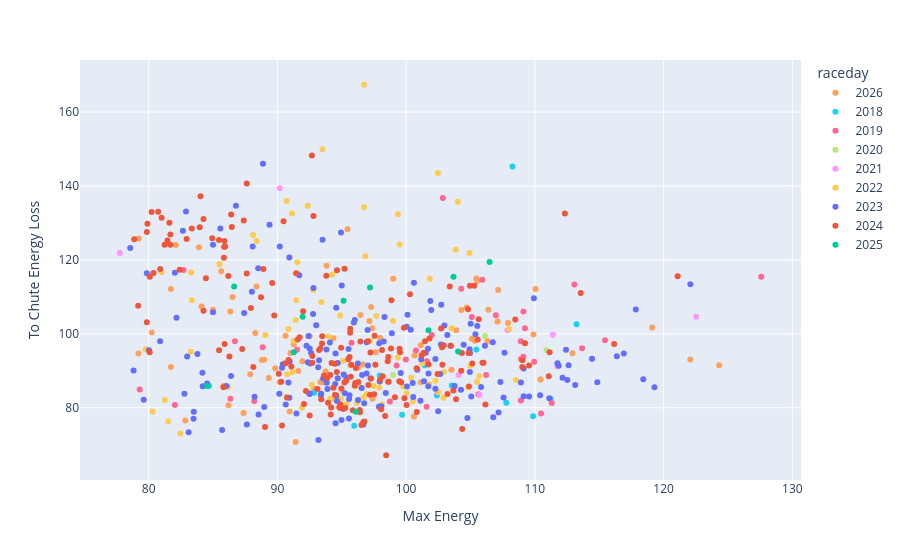

This figure's notebook cell:
### Code cell
px.scatter(freerolls, x='Max Energy', y='To Chute Energy Loss', color='raceday', hover_data=['Id', 'key', 'Time'], color_discrete_map=cmap)

### Figure 1 — Plotly figure (JSON) as saved in the notebook; plotly's stock layout.template omitted (floating-point values rounded to 4 significant figures; data arrays with more than 128 entries replaced by an {"elided": "..."} marker saying what was removed)
{"data": [{"customdata": {"elided": "77x3 mixed values"}, "hovertemplate": "raceday=2026<br>Max Energy=%{x}<br>To Chute Energy Loss=%{y}<br>Id=%{customdata[0]}<br>key=%{customdata[1]}<br>Time=%{customdata[2]}<extra></extra>", "legendgroup": "2026", "marker": {"color": "#FFA15A", "symbol": "circle"}, "mode": "markers", "name": "2026", "orientation": "v", "showlegend": true, "type": "scatter", "x": [79.23, 81.73, 86.34, 93.52, 101.2, 89.83, 97.99, 90.95, 100.7, 85.82, 91.94, 88.97, 96.65, 110.1, 97.38, 104.3, 105.3, 106.4, 107.1, 105.5, 107.2, 96.45, 97.28, 99.0, 97.64, 90.63, 97.39, 101.1, 104.7, 110.4, 96.2, 96.26, 82.85, 83.9, 107.9, 109.9, 82.11, 91.28, 84.11, 80.24, 88.28, 86.52, 79.21, 91.42, 86.2, 87.37, 93.34, 81.73, 95.45, 88.38, 91.01, 97.15, 103.9, 85.64, 94.38, 88.79, 105.5, 91.62, 87.89, 93.82, 90.19, 95.69, 92.51, 119.1, 105.1, 106.3, 93.76, 89.33, 94.35, 85.0, 92.84, 103.5, 110.4, 100.6, 122.1, 124.3, 112.9], "xaxis": "x", "y": [125.8, 112.2, 106.0, 86.8, 86.87, 90.7, 98.87, 78.98, 94.14, 85.85, 92.57, 93.01, 91.68, 112.2, 101.5, 106.5, 98.11, 106.5, 103.3, 115.0, 111.8, 105.1, 107.2, 114.9, 95.03, 99.5, 82.4, 96.94, 107.1, 87.67, 86.42, 90.87, 76.57, 123.4, 102.9, 99.82, 124.1, 97.09, 107.4, 100.4, 100.2, 110.0, 94.67, 70.75, 80.65, 78.59, 86.93, 91.03, 128.3, 112.8, 94.79, 103.5, 100.9, 117.0, 82.58, 92.94, 114.3, 89.96, 89.06, 118.4, 86.88, 91.51, 99.37, 101.7, 98.67, 98.06, 89.82, 88.06, 98.81, 106.5, 85.13, 90.31, 87.67, 77.61, 93.04, 91.48, 94.77], "yaxis": "y"}, {"customdata": [[277, "2018-03-03_Rebecca_Kingpin II_3", 73.5], [280, "2018-03-03_Rebecca_Kingpin II_5", 59.7], [281, "2018-03-03_Rebecca_Kingpin II_4", 60.9], [293, "2018-03-31_Rebecca_Kingpin II_2", 57], [296, "2018-03-31_Rebecca_Kingpin II_1", 68.2], [301, "2018-04-08_Rebecca_Kingpin II_3", 62.1], [302, "2018-04-08_Rebecca_Kingpin II_2", 65.1], [306, "2018-04-14_Beichen_Inviscid_4", 63.4], [307, "2018-04-14_Beichen_Inviscid_1", 64.2], [308, "2018-04-14_Beichen_Inviscid_3", 63.9], [310, "2018-04-14_Beichen_Inviscid_2", 60.7], [321, "2018-04-15_Diamond_Zuke_3", 60.8], [322, "2018-04-15_Diamond_Zuke_2", 58.6], [323, "2018-04-15_Diamond_Zuke_4", 61.4], [325, "2018-04-15_Diamond_Zuke_1", 57.3]], "hovertemplate": "raceday=2018<br>Max Energy=%{x}<br>To Chute Energy Loss=%{y}<br>Id=%{customdata[0]}<br>key=%{customdata[1]}<br>Time=%{customdata[2]}<extra></extra>", "legendgroup": "2018", "marker": {"color": "#19d3f3", "symbol": "circle"}, "mode": "markers", "name": "2018", "orientation": "v", "showlegend": true, "type": "scatter", "x": [84.69, 113.2, 105.5, 111.2, 108.3, 102.4, 92.85, 97.95, 97.95, 101.4, 103.5, 99.69, 107.8, 95.97, 109.9], "xaxis": "x", "y": [85.85, 102.6, 95.77, 82.4, 145.2, 83.33, 84.07, 80.44, 88.7, 91.48, 86.03, 78.08, 81.32, 75.1, 77.72], "yaxis": "y"}, {"customdata": [[335, "2018-09-23_Beichen_Inviscid_2", 72.7], [338, "2018-09-23_Beichen_Inviscid_4", 60.9], [340, "2018-09-23_Beichen_Inviscid_1", 87.8], [341, "2018-09-23_Beichen_Inviscid_3", 59.7], [346, "2018-10-07_Beichen_Inviscid_3", 58.9], [347, "2018-10-07_Beichen_Inviscid_2", 59], [348, "2018-10-07_Nina_Seraph_3", 70.3], [349, "2018-10-07_Nina_Seraph_1", 68.7], [352, "2018-10-07_Nina_Seraph_2", 69], [356, "2018-10-14_Rebecca_Kingpin II_1", 75], [357, "2018-10-14_Rebecca_Kingpin II_3", 61.1], [361, "2018-11-04_Nina_Seraph_1", 77.3], [362, "2018-11-04_Beichen_Inviscid_3", 59.9], [363, "2018-11-04_Nina_Seraph_2", 65.2], [367, "2018-11-04_Beichen_Inviscid_4", 60.1], [369, "2018-11-04_Beichen_Inviscid_1", 60], [373, "2018-11-11_Beichen_Inviscid_2", 64.1], [375, "2018-11-11_Beichen_Inviscid_3", 65.2], [379, "2018-11-11_Rebecca_Kingpin II_2", 63.2], [380, "2018-11-11_Rebecca_Kingpin II_4", 63.9], [381, "2018-11-11_Rebecca_Kingpin II_3", 63], [384, "2018-11-11_Beichen_Inviscid_5", 64.8], [385, "2018-11-11_Beichen_Inviscid_1", 63.4], [386, "2018-11-11_Beichen_Inviscid_6", 66.1], [390, "2018-11-18_Beichen_Inviscid_3", 60.7], [391, "2018-11-18_Beichen_Inviscid_4", 58.8], [400, "2018-11-18_Rebecca_Kingpin II_1", 58.6], [401, "2018-11-18_Rebecca_Kingpin II_2", 58.4], [402, "2018-11-18_Rebecca_Kingpin II_3", 60], [403, "2018-11-18_Rebecca_Kingpin II_4", 58], [404, "2018-11-18_Rebecca_Kingpin II_5", 57.2], [412, "2019-02-23_Beichen_Inviscid_3", 70.5], [414, "2019-02-23_Beichen_Inviscid_6", 61.6], [416, "2019-02-23_Beichen_Inviscid_4", 62.6], [419, "2019-02-23_Beichen_Inviscid_5", 62.3], [421, "2019-02-23_Beichen_Inviscid_1", 84], [423, "2019-02-23_Beichen_Inviscid_2", 75.3]], "hovertemplate": "raceday=2019<br>Max Energy=%{x}<br>To Chute Energy Loss=%{y}<br>Id=%{customdata[0]}<br>key=%{customdata[1]}<br>Time=%{customdata[2]}<extra></extra>", "legendgroup": "2019", "marker": {"color": "#FF6692", "symbol": "circle"}, "mode": "markers", "name": "2019", "orientation": "v", "showlegend": true, "type": "scatter", "x": [86.35, 101.6, 82.71, 106.2, 113.7, 110.0, 102.0, 82.04, 88.21, 91.53, 98.74, 86.7, 108.9, 95.76, 127.6, 109.1, 113.1, 105.1, 99.26, 100.8, 101.6, 105.9, 109.1, 104.3, 108.9, 115.5, 105.6, 108.9, 102.5, 111.3, 110.5, 88.86, 109.2, 107.0, 99.98, 102.8, 79.31], "xaxis": "x", "y": [82.4, 80.29, 117.3, 88.84, 96.12, 92.46, 99.69, 80.77, 81.81, 95.69, 81.67, 97.97, 97.97, 97.57, 115.4, 93.8, 113.4, 104.5, 91.41, 95.49, 92.6, 114.6, 106.1, 112.2, 93.21, 98.29, 83.64, 81.93, 84.19, 81.3, 78.43, 96.37, 101.5, 105.0, 93.03, 136.8, 84.92], "yaxis": "y"}, {"customdata": [[557, "2019-11-10_Nina_Seraph_4", 59.3], [558, "2019-11-10_Nina_Seraph_2", 60.7], [566, "2019-11-10_Nina_Seraph_1", 62.6], [570, "2019-11-10_Nina_Seraph_3", 62]], "hovertemplate": "raceday=2020<br>Max Energy=%{x}<br>To Chute Energy Loss=%{y}<br>Id=%{customdata[0]}<br>key=%{customdata[1]}<br>Time=%{customdata[2]}<extra></extra>", "legendgroup": "2020", "marker": {"color": "#B6E880", "symbol": "circle"}, "mode": "markers", "name": "2020", "orientation": "v", "showlegend": true, "type": "scatter", "x": [115.9, 110.9, 98.98, 106.1], "xaxis": "x", "y": [NaN, 95.6, 88.86, 99.43], "yaxis": "y"}, {"customdata": [[590, "2021-04-17_Claire_Zuke_2", 109.2], [591, "2021-04-17_Claire_Zuke_3", 113.3], [597, "2021-04-24_Cynthia_Seraph_2", 61.4], [599, "2021-04-24_Cynthia_Seraph_3", 62], [601, "2021-04-24_Cynthia_Seraph_5", 58.8], [602, "2021-04-24_Cynthia_Seraph_7", 58.9], [603, "2021-04-24_Cynthia_Seraph_1", 61.3], [605, "2021-04-24_Cynthia_Seraph_6", 59.1]], "hovertemplate": "raceday=2021<br>Max Energy=%{x}<br>To Chute Energy Loss=%{y}<br>Id=%{customdata[0]}<br>key=%{customdata[1]}<br>Time=%{customdata[2]}<extra></extra>", "legendgroup": "2021", "marker": {"color": "#FF97FF", "symbol": "circle"}, "mode": "markers", "name": "2021", "orientation": "v", "showlegend": true, "type": "scatter", "x": [77.76, 90.19, 107.9, 111.4, 111.7, 105.7, 104.1, 122.5], "xaxis": "x", "y": [121.9, 139.4, 101.0, 99.73, 91.21, 83.45, 88.89, 104.6], "yaxis": "y"}, {"customdata": {"elided": "77x3 mixed values"}, "hovertemplate": "raceday=2022<br>Max Energy=%{x}<br>To Chute Energy Loss=%{y}<br>Id=%{customdata[0]}<br>key=%{customdata[1]}<br>Time=%{customdata[2]}<extra></extra>", "legendgroup": "2022", "marker": {"color": "#FECB52", "symbol": "circle"}, "mode": "markers", "name": "2022", "orientation": "v", "showlegend": true, "type": "scatter", "x": [88.11, 81.01, 85.51, 93.51, 90.72, 91.59, 93.42, 92.78, 94.11, 91.47, 90.76, 96.83, 89.06, 95.36, 105.0, 100.4, 95.19, 108.0, 86.18, 80.3, 91.9, 91.42, 102.5, 105.5, 95.04, 98.11, 79.76, 82.47, 81.52, 102.9, 104.8, 83.3, 83.27, 94.88, 81.26, 96.18, 91.55, 92.67, 97.93, 96.36, 91.18, 102.9, 101.2, 96.75, 96.71, 99.77, 97.48, 104.0, 99.5, 91.13, 94.26, 88.39, 92.36, 102.5, 103.8, 90.86, 98.98, 91.27, 96.73, 101.8, 99.37, 83.35, 104.9, 97.2, 101.8, 97.68, 100.0, 102.3, 103.5, 96.93, 93.98, 95.1, 99.36, 94.93, 108.5, 105.7, 100.5], "xaxis": "x", "y": [126.8, 116.6, 118.8, 149.9, 136.0, 116.2, 108.6, 111.9, 82.42, 109.1, 89.05, 121.0, 99.67, 80.98, 91.37, 88.12, 80.35, 101.3, 85.58, 78.96, 80.0, 103.7, 84.2, 86.95, 84.54, 80.85, 95.82, 73.0, 76.3, 82.68, 85.55, 116.6, 95.16, 105.0, 82.12, 81.29, 119.4, 86.2, 85.45, 85.73, 89.7, 89.65, 92.04, 167.4, 82.86, 85.71, 85.88, 135.8, 124.2, 132.6, 116.1, 125.1, 134.7, 143.5, 122.8, 101.3, 103.5, 98.12, 134.2, 114.9, 132.4, 109.1, 121.8, 98.04, 86.37, 104.8, 83.9, 87.32, 101.5, 83.69, 99.27, 92.65, 93.61, 82.4, 87.5, 88.61, 81.68], "yaxis": "y"}, {"customdata": {"elided": "176x3 mixed values"}, "hovertemplate": "raceday=2023<br>Max Energy=%{x}<br>To Chute Energy Loss=%{y}<br>Id=%{customdata[0]}<br>key=%{customdata[1]}<br>Time=%{customdata[2]}<extra></extra>", "legendgroup": "2023", "marker": {"color": "#636efa", "symbol": "circle"}, "mode": "markers", "name": "2023", "orientation": "v", "showlegend": true, "type": "scatter", "x": {"elided": "176 float values"}, "xaxis": "x", "y": {"elided": "176 float values"}, "yaxis": "y"}, {"customdata": {"elided": "186x3 mixed values"}, "hovertemplate": "raceday=2024<br>Max Energy=%{x}<br>To Chute Energy Loss=%{y}<br>Id=%{customdata[0]}<br>key=%{customdata[1]}<br>Time=%{customdata[2]}<extra></extra>", "legendgroup": "2024", "marker": {"color": "#EF553B", "symbol": "circle"}, "mode": "markers", "name": "2024", "orientation": "v", "showlegend": true, "type": "scatter", "x": {"elided": "186 float values"}, "xaxis": "x", "y": {"elided": "186 float values"}, "yaxis": "y"}, {"customdata": [[1183, "2024-09-15_Natalie_Seraph_2", 62.5], [1206, "2024-10-05_Natalie_Seraph_3", 69.8], [1228, "2024-10-26_Natalie_Seraph_4", 64.5], [1229, "2024-10-26_Natalie_Seraph_3", 67.4], [1230, "2024-10-26_Natalie_Seraph_1", 69.1], [1231, "2024-10-26_Natalie_Seraph_2", 67.8], [1246, "2024-11-02_Emily_Kingpin II_3", 71.9], [1248, "2024-11-02_Emily_Kingpin II_1", 80.5], [1251, "2024-11-02_Emily_Kingpin II_2", 75.8], [1302, "2024-11-09_Natalie_Seraph_2", 72], [1359, "2025-03-23_Natalie_Seraph_2", 63.3]], "hovertemplate": "raceday=2025<br>Max Energy=%{x}<br>To Chute Energy Loss=%{y}<br>Id=%{customdata[0]}<br>key=%{customdata[1]}<br>Time=%{customdata[2]}<extra></extra>", "legendgroup": "2025", "marker": {"color": "#00cc96", "symbol": "circle"}, "mode": "markers", "name": "2025", "orientation": "v", "showlegend": true, "type": "scatter", "x": [96.1, 84.53, 101.7, 106.5, 103.7, 97.2, 91.28, 86.64, 91.96, 95.14, 104.0], "xaxis": "x", "y": [78.88, 85.87, 101.0, 119.4, 115.5, 112.5, 95.02, 112.8, 104.6, 108.9, 95.24], "yaxis": "y"}], "layout": {"legend": {"title": {"text": "raceday"}, "tracegroupgap": 0}, "margin": {"t": 60}, "xaxis": {"anchor": "y", "domain": [0, 1], "title": {"text": "Max Energy"}}, "yaxis": {"anchor": "x", "domain": [0, 1], "title": {"text": "To Chute Energy Loss"}}}}
